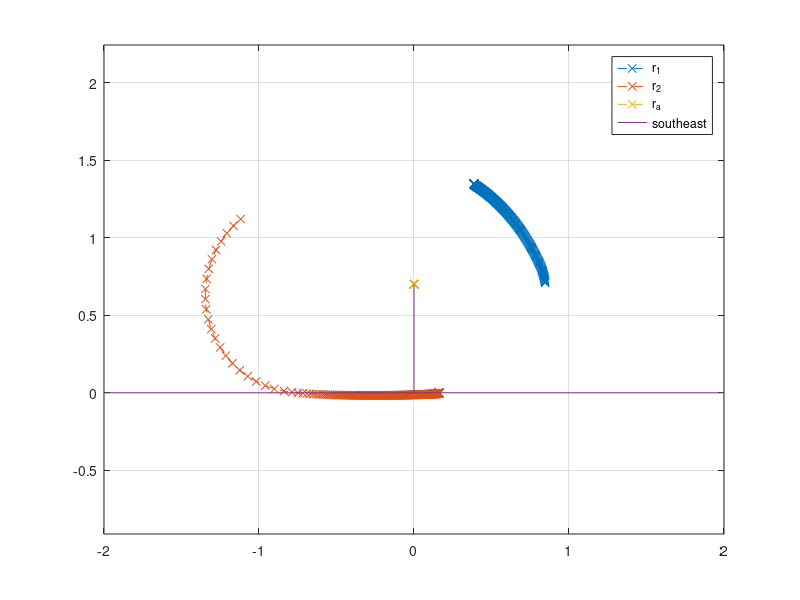

Recreate this plot in MATLAB.
%% Control variables
clc;

%%% Discrete time space
time_start = 0; %[s]
time_end = 2; %[s]
time_steps = 1000;

t_space = linspace(time_start,time_end,time_steps);
delta_t = (time_end-time_start)/time_steps;

%% Masses and Dimentions
m_1 = 10; %[kg] - counterweight mass
m_2 = 0.4; %[kg] - projectile mass
m_a = 2; %[kg] - arm mass

l_1 = 1; %[m] - arm length: central pivot to counterweight pivot
l_2 = 1.2; %[m] - arm length: central pivot to sling pivot
l_3 = 0.3; %[m] - sling length
l_4 = 0.5; %[m] - counterweight sling length
l_a = 0.2; %[m] - central pivot to arm COM (positive towards projectile)
h_0 = 0.7; %[m] - height: central pivot to floor
% NOTE - h_0 < l_2, else, please change initial values in solution

I_a = 2; %[kgm^2] - MOI of arm about COM

hook_angle = 0.7*pi; %[rad] - angle of release hook
prop_angle = -pi/2; %[rad] - absolute starting angle of counterweight arm

%% Initial optimisation by Krzysztof (overrides previous values)

l = 1.6; %fixed [m] - lenght of trebuchet is limited by the potential base contruciton dimensions
sigma = 0.0015; %fixed [m] - metal profile thickness
a = 0.050; %fixed [m] - main profile dimensions a,b
b = 0.030; %fixed [m]
ro = 7600; %fixed [kg/m^3] - density of our steel
m_support_1 = 0.23; %fixed [kg] - arm supports wieghts
m_support_2 = 0.2; %fixed [kg]
m_support_3 = 0.34; %fixed [kg]

l_1 = 0.8; %arm length: central pivot to counterweight pivot (0.1-0.8)[m] - we decided to place center of mass in front of pivot point so i'm not sure if we can move it to negatives
l_2 = l - l_1; % l_2 depends the lenghts of l_1 and l
l_3 = 0.55; %sling lenght (0.1-l_2)[m] - if sling lenght would be larger than l_2 our mechanism won't work anmore
l_4 = 0.05; %(0-0.3)[m] from the constructor side, its bad to make long counterweight mass arm
l_a = l_2 - l/2; %l_a is always on the middle point of our arm (assumption)
h_0 = 0.7; %(h_0 < l_2) [m] (as Filip sugested)

m_1 = 15; %fixed [kg] (Its going to be concrete I think)
m_2 = 0.045; %fixed (golf ball)[kg]
m_a = (2*l*a*sigma + 2*l*(b-2*sigma)*sigma)*ro + 2*m_support_1 + 2*m_support_2 + m_support_3; % (summ of all parts)

I_a = 1/12*m_a*l*l + 2*l*(b-2*sigma)*sigma*ro * (a-sigma)/2*(a-sigma)/2 + 2*0.3*0.3*m_support_1 + 2*0.14*0.14*m_support_2 + 0.2*0.2*m_support_3; % (based on simpe cad model) 


%% Preprocessing

%%% Constants
g = 9.81; %[m/s^2]

%%% Derived static values
M = m_1*l_1+m_2*l_2-m_a+l_a;
M_14 = m_1*l_4;
M_23 = m_2*l_3;

I = m_1*l_1*l_1+m_2*l_2*l_2+m_a*l_a*l_a+I_a;
I_1 = m_1*l_4*l_4;
I_2 = m_2*l_3*l_3;
I_14 = m_1*l_1*l_4;
I_23 = m_2*l_2*l_3;

%% Solution
%%% Euler method:
q = zeros(3, time_steps); % DOF angles: theta, phi, psi
q_dot = zeros(3, time_steps);
q_ddot = zeros(3, time_steps);

% Initial DOF values
q(:, 1) = [asin(h_0/l_2), prop_angle, 0];

release = time_steps; % indicator of frame on witch projectile was released
still_on_floor = 0;

for i = 2:time_steps
    M_matrix = [
        I,  I_14*cos(q(1, i-1)-q(3, i-1)),  -I_23*cos(q(1,i-1)-q(3, i-1));
        I_14*cos(q(1, i-1)-q(2, i-1)),  I_1,    0;
        -I_23*cos(q(1, i-1)-q(3, i-1)), 0, I_2
        ];
    g_vec = [
        -I_14*sin(q(1, i-1)-q(2, i-1))*q_dot(2, i-1)^2+I_23*sin(q(1,i-1)-q(3, i-1))*q_dot(3, i-1)^2-M*g*cos(q(1, i-1));
        I_14*sin(q(1, i-1)-q(2, i-1))*q_dot(1, i-1)^2-M_14*g*cos(q(2, i-1));
        -I_23*sin(q(1, i-1)-q(3, i-1))*q_dot(1, i-1)^2-M_23*g*cos(q(3,i-1))
        ];
    
    if h_0-l_2*sin(q(1, i-1))+l_3*sin(q(3, i-1)) > 0 % projectile off the floor
        if q(3, i-1) + 2*pi < q(1, i-1)+hook_angle % projectile released
            release = i-1;
            break
        else % unconstrained movement
            q_ddot(:, i) = M_matrix\g_vec;
        end
    else % projectile on floor
        still_on_floor = i-1;
        partial_fq = [-l_2*cos(q(1,i-1)), 0, l_3*cos(q(3,i-1))]';
        A = [ M_matrix, partial_fq;
            partial_fq', 0 ];
        s = -l_2*q_dot(1, i-1)^2*sin(q(1, i-1))+l_3*q_dot(3, i-1)^2*sin(q(3, i-1));
        b = [g_vec; s];
        x = A\b;
        q_ddot(:,i) = x(1:3);
    end
    q_dot(:,i) = q_dot(:,i-1)+q_ddot(:,i-1)*delta_t;
    q(:,i) = q(:,i-1) + q_dot(:,i-1)*delta_t + q_ddot(:,i-1)*delta_t^2/2;
end

%%% Inital results
disp("Projectile left ground at [s] t=")
disp(t_space(still_on_floor))
disp("Projectile launched at [s] t=")
disp(t_space(release))
r_2_dot = [l_2*sin(q(1, release))*q_dot(1, release)-l_3*sin(q(3, release))*q_dot(3, release);
            -l_2*cos(q(1, release))*q_dot(1, release)+l_3*cos(q(3, release))*q_dot(3, release)];
disp("Release velocity [m/s]:")
disp(r_2_dot)

%% Postprocessing
close all;

%%% Mass position vectors
r_1 = [l_1*cos(q(1,1:release))+l_4*cos(q(2,1:release)); h_0+l_1*sin(q(1,1:release))+l_4*sin(q(2,1:release))];
r_2 = [-l_2*cos(q(1,1:release))+l_3*cos(q(3,1:release)); h_0-l_2*sin(q(1,1:release))+l_3*sin(q(3,1:release))];
r_a = [-l_a*cos(q(1,1:release)); h_0-l_a*sin(q(1,1:release))];


figure % Mass trajectory plot
plot(r_1(1,:), r_1(2,:), "--x")
hold on
grid on
axis equal
plot(r_2(1,:), r_2(2,:), "--x")
plot(r_a(1,:), r_a(2,:), "--x")
line([-2, 2], [0, 0])
line([0, 0], [0, h_0])
legend("r_1", "r_2", "r_a", location='southeast')


% figure % plot of DOF angles in time
% plot(t_space(1:release), 180/pi*q(1,1:release))
% hold on
% plot(t_space(1:release), 180/pi*q(2, 1:release))
% plot(t_space(1:release), 180/pi*q(3, 1:release))
% grid on
% ticks = -240:30:60;
% yticks(ticks)
% legend("$\Theta$", "$\varphi$", "$\psi$", interpreter="latex", location="southwest")

% figure % Projectile y/time plot
% plot(t_space(1:release), r_2(2,:))
% grid on